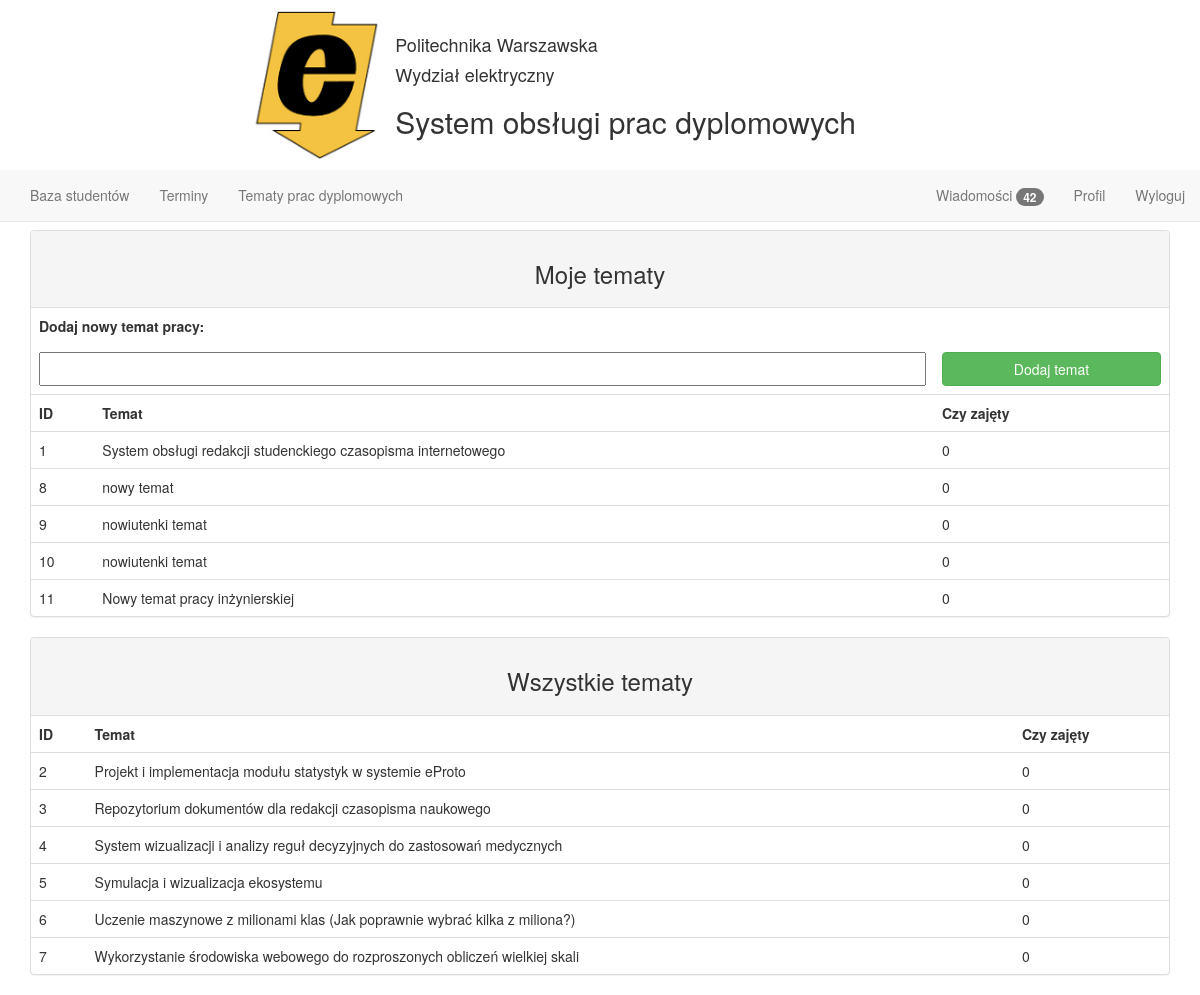
The page /subjects on the database as committed earlier.
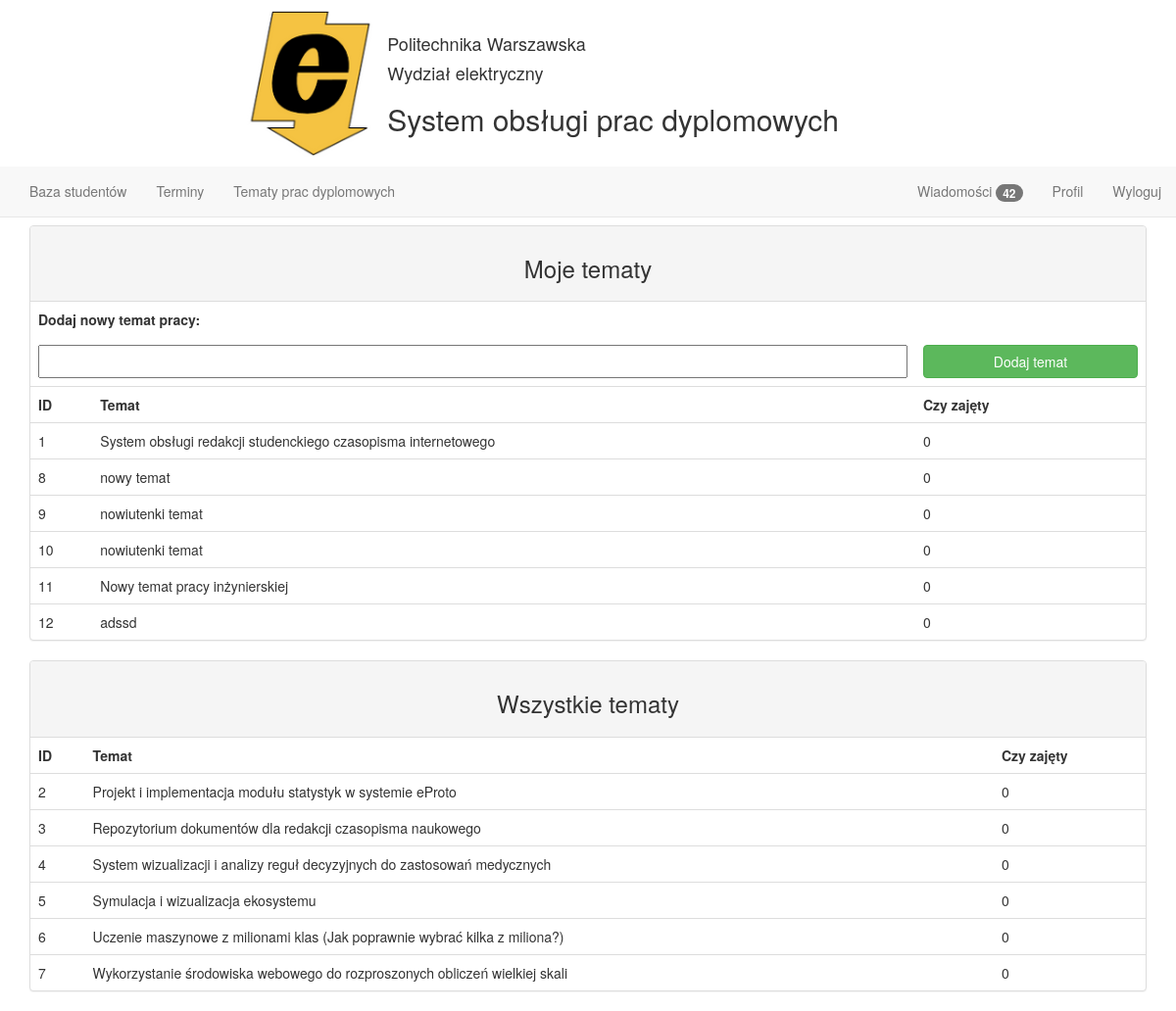
The same page on the database as committed later.
### tables this page shows
CREATE TABLE temat_pracy(
  id_tematu INTEGER PRIMARY KEY AUTOINCREMENT,
  id_wykladowca INTEGER,
  temat TEXT NOT NULL,
  czy_zajety INTEGER,
  FOREIGN KEY (id_wykladowca) REFERENCES wykladowca(id_wykladowcy)
);

### main.py (the view)
@app.route('/subjects', methods=['GET', 'POST'])
def subjects():
    id = "1"
    cur = g.db.execute(
        'SELECT temat_pracy.id_tematu, temat_pracy.temat, temat_pracy.czy_zajety FROM temat_pracy WHERE id_wykladowca = ' + id + ';')
    my_subjects = [dict(id=row[0], temat=row[1], czy_zajety=row[2]) for row in cur.fetchall()]
    cur = g.db.execute(
        'SELECT temat_pracy.id_tematu, temat_pracy.temat, temat_pracy.czy_zajety FROM temat_pracy WHERE id_wykladowca != ' + id + ';')
    all_subjects = [dict(id=row[0], temat=row[1], czy_zajety=row[2]) for row in cur.fetchall()]
    return render_template('lecturer_subjects.html', my_subjects=my_subjects, all_subjects=all_subjects)

### main.py (called while the page is built)
def connect_db():
    return sqlite3.connect(app.config['DATABASE'])

@app.before_request
def before_request():
    g.db = connect_db()

@app.teardown_request
def teardown_request(exception):
    db = getattr(g, 'db', None)
    if db is not None:
        db.close()

### templates/lecturer_subjects.html
{% extends "lecturer_layout.html" %} {% block main %}
    <div class="panel panel-default">
        <div class="panel-heading text-center">
            <h3>Moje tematy</h3>
        </div>
        <table class="table">
            <thead>
            <tr>
                <td colspan="3">Dodaj nowy temat pracy:</td>
            </tr>
            <tr class="remove-top-border">
                <form id="add-subject" method="post" action='add_subject'>
                    <td colspan="2" class="remove-top-border">
                        <input id="subject" name="temat" type="text"/>
                    </td>
                    <td class="remove-top-border">
                        <button class="btn btn-success btn-block" type="submit">Dodaj temat</button>
                    </td>
                </form>
            </tr>
            <tr>
                <td>ID</td>
                <td>Temat</td>
                <td>Czy zajęty</td>
            </tr>
            </thead>
            <tbody>
            {% for my_subject in my_subjects %}
                <tr>
                    <td>{{ my_subject.id }}</td>
                    <td>{{ my_subject.temat }}</td>
                    <td>{{ my_subject.czy_zajety }}</td>
                </tr>
            {% endfor %}
            </tbody>
        </table>
    </div>
    <div class="panel panel-default">
        <div class="panel-heading text-center"><h3>Wszystkie tematy</h3></div>
        <table class="table">
            <thead>
            <tr>
                <td>ID</td>
                <td>Temat</td>
                <td>Czy zajęty</td>
            </tr>
            </thead>
            <tbody>
            {% for all_subject in all_subjects %}
                <tr>
                    <td>{{ all_subject.id }}</td>
                    <td>{{ all_subject.temat }}</td>
                    <td>{{ all_subject.czy_zajety }}</td>
                </tr>
            {% endfor %}
            </tbody>
        </table>
    </div>
{% endblock %}

Rows that differ between the two databases and show on the page:
added temat_pracy: id "12", temat "adssd", czy_zajety "0", shown under "Moje tematy"
